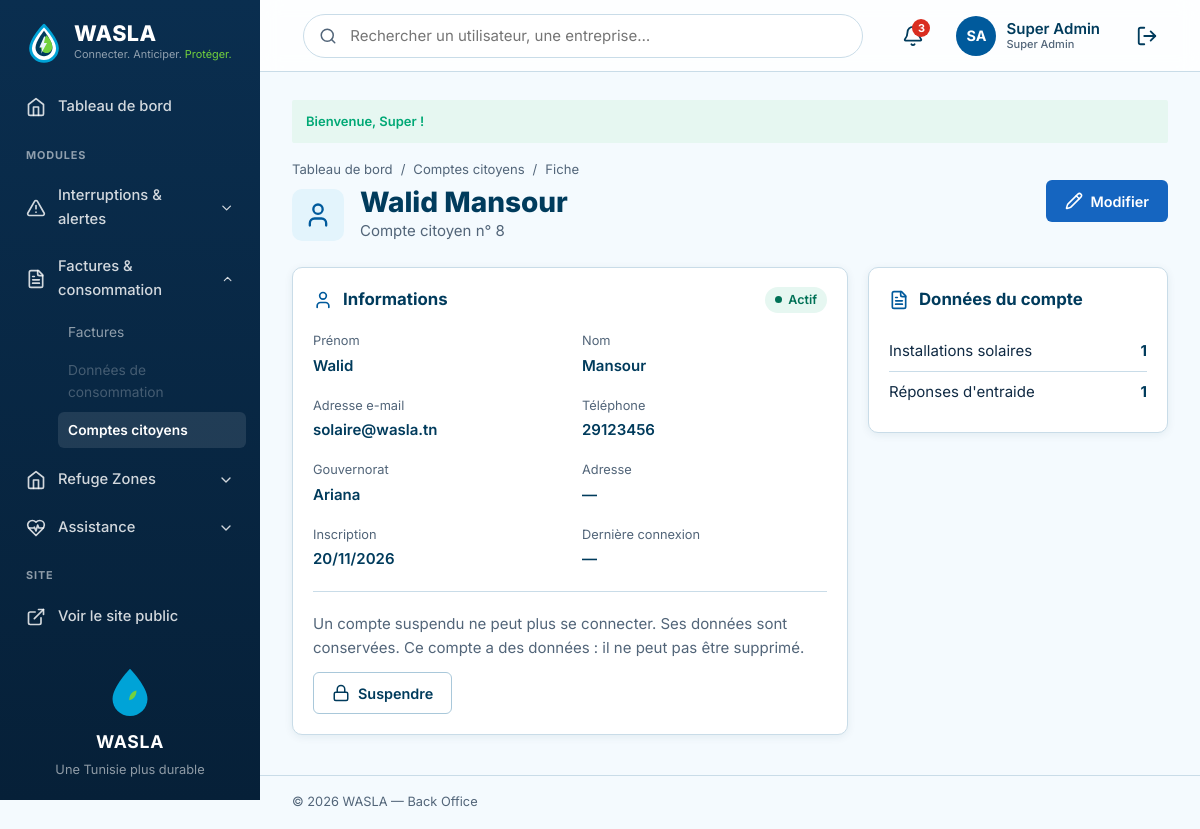
The app's page /index.php?action=admin-citoyen-voir&id=8 (signed in) with its own data.
### tables this page shows
CREATE TABLE IF NOT EXISTS utilisateur (
    id_utilisateur     INT          NOT NULL AUTO_INCREMENT,
    nom                VARCHAR(50)  NOT NULL,
    prenom             VARCHAR(50)  NOT NULL,
    email              VARCHAR(150) NOT NULL,
    telephone          VARCHAR(20)  NULL,
    mot_de_passe       VARCHAR(255) NOT NULL,
    role               ENUM('citoyen','admin','steg','sonede','entreprise','fournisseur')
                                    NOT NULL DEFAULT 'citoyen',
    statut_compte      ENUM('actif','suspendu') NOT NULL DEFAULT 'actif',
    id_zone            INT          NULL,
    adresse            VARCHAR(255) NULL,
     
    nom_organisation   VARCHAR(100) NULL,                  
    matricule_fiscal   VARCHAR(20)  NULL,                  
    secteur_activite   VARCHAR(60)  NULL,                  
    specialite         ENUM('electricien','plombier','maintenance','solaire','hydraulique') NULL,   
    description        TEXT         NULL,
    compte_verifie     TINYINT(1)   NOT NULL DEFAULT 0,    
    note_moyenne       DECIMAL(2,1) NULL,                  
    date_inscription   DATETIME     NOT NULL DEFAULT CURRENT_TIMESTAMP,
    derniere_connexion DATETIME     NULL,
    PRIMARY KEY (id_utilisateur),
    UNIQUE KEY uq_utilisateur_email (email),
    UNIQUE KEY uq_utilisateur_matricule (matricule_fiscal),
    KEY idx_utilisateur_role (role),
    KEY idx_utilisateur_specialite_zone (specialite, id_zone),
    CONSTRAINT chk_utilisateur_note CHECK (note_moyenne IS NULL OR (note_moyenne >= 0 AND note_moyenne <= 5)),
    CONSTRAINT fk_utilisateur_zone FOREIGN KEY (id_zone)
        REFERENCES zone (id_zone) ON DELETE SET NULL ON UPDATE CASCADE
);

CREATE TABLE IF NOT EXISTS zone (
    id_zone        INT          NOT NULL AUTO_INCREMENT,
    nom_zone       VARCHAR(100) NOT NULL,
    type_zone      ENUM('gouvernorat','delegation') NOT NULL DEFAULT 'gouvernorat',
    id_zone_parent INT          NULL,
    PRIMARY KEY (id_zone),
    UNIQUE KEY uq_zone_nom_parent (nom_zone, id_zone_parent),
    CONSTRAINT fk_zone_parent FOREIGN KEY (id_zone_parent)
        REFERENCES zone (id_zone) ON DELETE SET NULL ON UPDATE CASCADE
);

### views/backoffice/pages/citoyens/voir.php (the view, shortened to what the rows shown need)
<?php
$id = $citoyen->getIdUtilisateur();
$nom = $citoyen->getPrenom() . ' ' . $citoyen->getNom();
$actif = $citoyen->getStatutCompte() === 'actif';
?>
        <link rel="stylesheet" href="<?= e(asset('css/factures-admin.css', 'backoffice')) ?>">
        <link rel="stylesheet" href="<?= e(asset('css/citoyens-admin.css', 'backoffice')) ?>">
        <div class="admin-page-head bill-admin-head">
          <div>
            <div class="admin-page-head__title">
              <div>
                <h1 class="citizen-name"><?= e($nom) ?></h1>
                <p>Compte citoyen n° <?= $id ?></p>
              </div>
            </div>
          </div>
        </div>
        <div class="admin-form-layout">
          <section class="admin-card">
            <div class="admin-card__head">
              <h2 class="admin-card__title"><span data-icon="user"></span> Informations</h2>
              <span class="admin-badge <?= $actif ? 'admin-badge--ok' : 'admin-badge--danger' ?> citizen-status"><?= e(CitoyenController::statutLabel($citoyen->getStatutCompte())) ?></span>
            </div>
            <div class="admin-card__body">
              <dl class="citizen-facts">
                <div><dt>Prénom</dt><dd><?= e($citoyen->getPrenom()) ?></dd></div>
                <div><dt>Nom</dt><dd><?= e($citoyen->getNom()) ?></dd></div>
                <div><dt>Adresse e-mail</dt><dd><?= e($citoyen->getEmail()) ?></dd></div>
                <div><dt>Téléphone</dt><dd><?= e($citoyen->getTelephone() ?: '—') ?></dd></div>
                <div><dt>Gouvernorat</dt><dd><?= e($citoyen->getNomZone() ?? '—') ?></dd></div>
                <div><dt>Adresse</dt><dd><?= e($citoyen->getAdresse() ?: '—') ?></dd></div>
                <div><dt>Inscription</dt><dd><?= e(dateFr($citoyen->getDateInscription())) ?></dd></div>
                <div><dt>Dernière connexion</dt><dd><?= e(dateFr($citoyen->getDerniereConnexion(), true)) ?></dd></div>
              </dl>
            </div>
          </section>
          <aside class="admin-card">
            <div class="admin-card__head">
              <h2 class="admin-card__title"><span data-icon="file-text"></span> Données du compte</h2>
            </div>
          </aside>
        </div>
<?php
require __DIR__ . '/../../layout.php';

### views/backoffice/partials/header.php (shortened to what the rows shown need)
      <header class="admin-topbar">
        <div class="admin-topbar__actions">
<?php $adminUser = AuthController::currentUser(); ?>
          <a class="admin-profile" href="<?= url(profilRoute($adminUser) ?? 'mon-compte') ?>" aria-label="Mon compte">
            <span class="admin-avatar"><?= e(initials($adminUser)) ?></span>
            <span class="admin-profile__name"><?= e($adminUser->getPrenom() . ' ' . $adminUser->getNom()) ?><small class="admin-profile__role"><?= e(roleLabel($adminUser->getRole())) ?></small></span>
          </a>
        </div>
      </header>

### records on screen
utilisateur: initials($adminUser) "SA", $adminUser->getPrenom() . ' ' . $adminUser->getNom() "Super Admin", role "Super Admin"
utilisateur: nom "Walid Mansour", id_utilisateur "8", statut_compte "Actif", prenom "Walid", nom "Mansour", email "solaire@wasla.tn", telephone "29123456", id_zone.nom_zone "Ariana", adresse "—", date_inscription "20/11/2026", derniere_connexion "—"

### other values on screen
$group['label'] "Interruptions & alertes"
$group['label'] "Factures & consommation"
$label "Factures"
$label "Données de consommation"
$label "Comptes citoyens"
$group['label'] "Refuge Zones"
$group['label'] "Assistance"
$flash['message'] "Bienvenue, Super !"
$libelle "Installations solaires"
$nombre "1"
$libelle "Réponses d'entraide"
